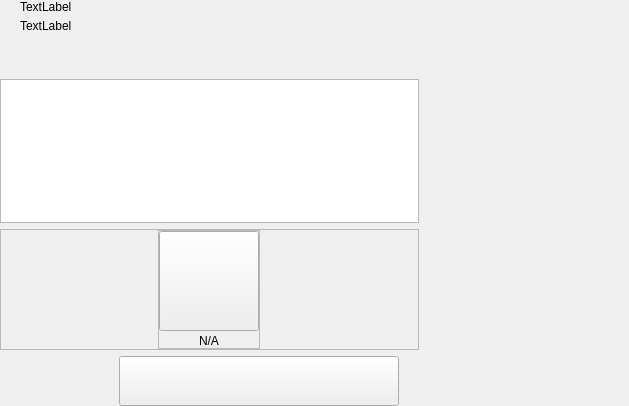
<?xml version="1.0" encoding="UTF-8"?>
<ui version="4.0">
 <class>MasterNodesWidget</class>
 <widget class="QWidget" name="MasterNodesWidget">
  <property name="geometry">
   <rect>
    <x>0</x>
    <y>0</y>
    <width>629</width>
    <height>406</height>
   </rect>
  </property>
  <property name="windowTitle">
   <string>Form</string>
  </property>
  <layout class="QHBoxLayout" name="horizontalLayout_2" stretch="2,1">
   <property name="spacing">
    <number>0</number>
   </property>
   <property name="leftMargin">
    <number>0</number>
   </property>
   <property name="topMargin">
    <number>0</number>
   </property>
   <property name="rightMargin">
    <number>0</number>
   </property>
   <property name="bottomMargin">
    <number>0</number>
   </property>
   <item>
    <widget class="QWidget" name="left" native="true">
     <layout class="QVBoxLayout" name="verticalLayout_3">
      <property name="leftMargin">
       <number>0</number>
      </property>
      <property name="topMargin">
       <number>0</number>
      </property>
      <property name="rightMargin">
       <number>0</number>
      </property>
      <property name="bottomMargin">
       <number>0</number>
      </property>
      <item>
       <layout class="QVBoxLayout" name="verticalLayout_2">
        <property name="spacing">
         <number>6</number>
        </property>
        <item>
         <layout class="QHBoxLayout" name="horizontalLayout_3">
          <property name="spacing">
           <number>0</number>
          </property>
          <property name="leftMargin">
           <number>20</number>
          </property>
          <item>
           <layout class="QVBoxLayout" name="verticalLayout_8">
            <property name="spacing">
             <number>5</number>
            </property>
            <item>
             <widget class="QLabel" name="labelTitle">
              <property name="text">
               <string>TextLabel</string>
              </property>
             </widget>
            </item>
            <item alignment="Qt::AlignTop">
             <widget class="QLabel" name="labelSubtitle1">
              <property name="text">
               <string>TextLabel</string>
              </property>
             </widget>
            </item>
           </layout>
          </item>
          <item>
           <spacer name="horizontalSpacer">
            <property name="orientation">
             <enum>Qt::Horizontal</enum>
            </property>
            <property name="sizeHint" stdset="0">
             <size>
              <width>40</width>
              <height>20</height>
             </size>
            </property>
           </spacer>
          </item>
         </layout>
        </item>
        <item>
         <spacer name="verticalSpacer_2">
          <property name="orientation">
           <enum>Qt::Vertical</enum>
          </property>
          <property name="sizeType">
           <enum>QSizePolicy::Fixed</enum>
          </property>
          <property name="sizeHint" stdset="0">
           <size>
            <width>20</width>
            <height>40</height>
           </size>
          </property>
         </spacer>
        </item>
        <item>
         <layout class="QVBoxLayout" name="verticalLayout_6"/>
        </item>
        <item>
         <widget class="QListView" name="listMn">
          <property name="mouseTracking">
           <bool>true</bool>
          </property>
         </widget>
        </item>
        <item>
         <widget class="QFrame" name="emptyContainer">
          <property name="minimumSize">
           <size>
            <width>0</width>
            <height>100</height>
           </size>
          </property>
          <property name="frameShape">
           <enum>QFrame::StyledPanel</enum>
          </property>
          <property name="frameShadow">
           <enum>QFrame::Raised</enum>
          </property>
          <layout class="QVBoxLayout" name="verticalLayout_7" stretch="1,8">
           <property name="spacing">
            <number>0</number>
           </property>
           <property name="leftMargin">
            <number>0</number>
           </property>
           <property name="topMargin">
            <number>0</number>
           </property>
           <property name="rightMargin">
            <number>0</number>
           </property>
           <property name="bottomMargin">
            <number>0</number>
           </property>
           <item>
            <spacer name="verticalSpacer">
             <property name="orientation">
              <enum>Qt::Vertical</enum>
             </property>
             <property name="sizeHint" stdset="0">
              <size>
               <width>20</width>
               <height>20</height>
              </size>
             </property>
            </spacer>
           </item>
           <item alignment="Qt::AlignHCenter|Qt::AlignVCenter">
            <widget class="QFrame" name="emptyScreen">
             <property name="sizePolicy">
              <sizepolicy hsizetype="Expanding" vsizetype="Expanding">
               <horstretch>0</horstretch>
               <verstretch>0</verstretch>
              </sizepolicy>
             </property>
             <property name="frameShape">
              <enum>QFrame::StyledPanel</enum>
             </property>
             <property name="frameShadow">
              <enum>QFrame::Raised</enum>
             </property>
             <layout class="QVBoxLayout" name="verticalLayout">
              <property name="spacing">
               <number>30</number>
              </property>
              <property name="leftMargin">
               <number>0</number>
              </property>
              <property name="topMargin">
               <number>0</number>
              </property>
              <property name="rightMargin">
               <number>0</number>
              </property>
              <property name="bottomMargin">
               <number>0</number>
              </property>
              <item alignment="Qt::AlignHCenter|Qt::AlignVCenter">
               <widget class="QPushButton" name="pushImgEmpty">
                <property name="minimumSize">
                 <size>
                  <width>100</width>
                  <height>100</height>
                 </size>
                </property>
                <property name="maximumSize">
                 <size>
                  <width>100</width>
                  <height>100</height>
                 </size>
                </property>
                <property name="focusPolicy">
                 <enum>Qt::NoFocus</enum>
                </property>
                <property name="text">
                 <string/>
                </property>
                <property name="iconSize">
                 <size>
                  <width>100</width>
                  <height>100</height>
                 </size>
                </property>
               </widget>
              </item>
              <item alignment="Qt::AlignHCenter|Qt::AlignVCenter">
               <widget class="QLabel" name="labelEmpty">
                <property name="styleSheet">
                 <string notr="true"/>
                </property>
                <property name="text">
                 <string>N/A</string>
                </property>
                <property name="alignment">
                 <set>Qt::AlignCenter</set>
                </property>
               </widget>
              </item>
             </layout>
            </widget>
           </item>
          </layout>
         </widget>
        </item>
        <item>
         <layout class="QHBoxLayout" name="horizontalLayout_7">
          <property name="rightMargin">
           <number>20</number>
          </property>
          <item>
           <spacer name="horizontalSpacer_5">
            <property name="orientation">
             <enum>Qt::Horizontal</enum>
            </property>
            <property name="sizeType">
             <enum>QSizePolicy::Expanding</enum>
            </property>
            <property name="sizeHint" stdset="0">
             <size>
              <width>40</width>
              <height>20</height>
             </size>
            </property>
           </spacer>
          </item>
          <item>
           <widget class="QPushButton" name="pushButtonSave">
            <property name="minimumSize">
             <size>
              <width>280</width>
              <height>50</height>
             </size>
            </property>
            <property name="maximumSize">
             <size>
              <width>280</width>
              <height>50</height>
             </size>
            </property>
            <property name="focusPolicy">
             <enum>Qt::NoFocus</enum>
            </property>
            <property name="text">
             <string/>
            </property>
           </widget>
          </item>
         </layout>
        </item>
       </layout>
      </item>
     </layout>
    </widget>
   </item>
   <item>
    <widget class="QWidget" name="right" native="true">
     <layout class="QVBoxLayout" name="verticalLayout_5">
      <property name="leftMargin">
       <number>0</number>
      </property>
      <property name="topMargin">
       <number>0</number>
      </property>
      <property name="rightMargin">
       <number>0</number>
      </property>
      <property name="bottomMargin">
       <number>0</number>
      </property>
      <item>
       <layout class="QVBoxLayout" name="verticalLayout_4">
        <property name="spacing">
         <number>6</number>
        </property>
        <item>
         <widget class="OptionButton" name="btnAbout" native="true">
          <property name="minimumSize">
           <size>
            <width>0</width>
            <height>50</height>
           </size>
          </property>
         </widget>
        </item>
        <item>
         <widget class="OptionButton" name="btnAboutController" native="true">
          <property name="minimumSize">
           <size>
            <width>0</width>
            <height>50</height>
           </size>
          </property>
         </widget>
        </item>
        <item>
         <spacer name="verticalSpacer_5">
          <property name="orientation">
           <enum>Qt::Vertical</enum>
          </property>
          <property name="sizeHint" stdset="0">
           <size>
            <width>20</width>
            <height>40</height>
           </size>
          </property>
         </spacer>
        </item>
       </layout>
      </item>
     </layout>
    </widget>
   </item>
  </layout>
 </widget>
 <customwidgets>
  <customwidget>
   <class>OptionButton</class>
   <extends>QWidget</extends>
   <header>qt/dappcoin/optionbutton.h</header>
   <container>1</container>
  </customwidget>
 </customwidgets>
 <resources/>
 <connections/>
</ui>
